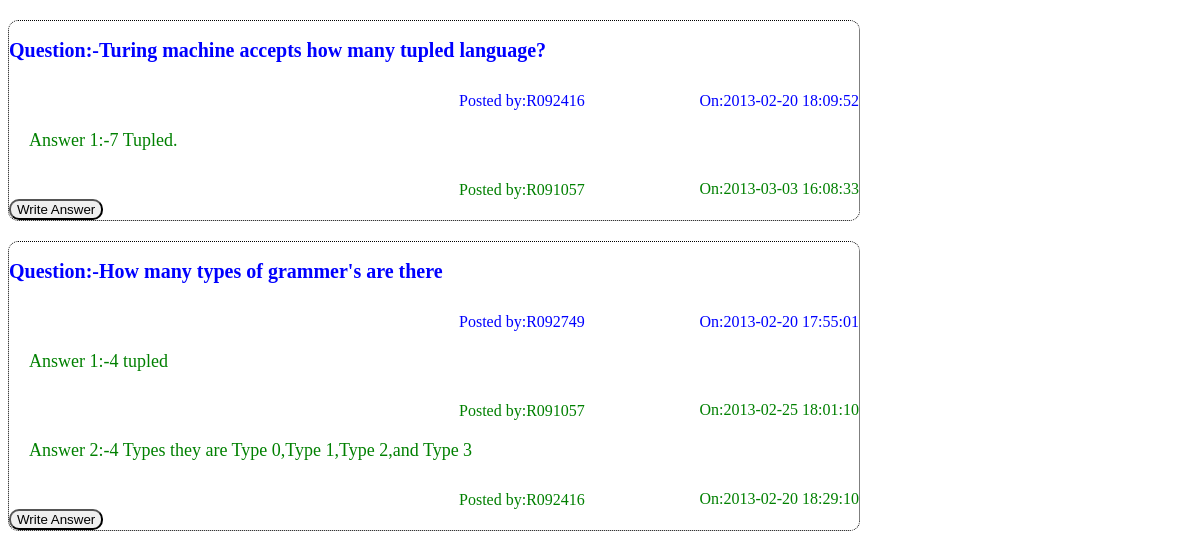
/display_question.php?sub=FLAT, run on the app's committed database.
### tables this page shows
CREATE TABLE IF NOT EXISTS `questions` (
  `ques_id` varchar(10) NOT NULL,
  `question` text NOT NULL,
  `subject` varchar(50) NOT NULL,
  `posted_by` varchar(10) NOT NULL,
  `posted_on` timestamp NOT NULL DEFAULT CURRENT_TIMESTAMP ON UPDATE CURRENT_TIMESTAMP,
  `branch` varchar(10) NOT NULL,
  PRIMARY KEY (`ques_id`)
);

CREATE TABLE IF NOT EXISTS `answers` (
  `ansr_id` varchar(10) NOT NULL,
  `ques_id` varchar(10) NOT NULL,
  `posted_by` varchar(10) NOT NULL,
  `posted_on` timestamp NOT NULL DEFAULT CURRENT_TIMESTAMP ON UPDATE CURRENT_TIMESTAMP,
  `answer` text NOT NULL,
  PRIMARY KEY (`ques_id`,`posted_by`)
);

### display_question.php (the view, shortened to what this page needs)
<link rel="stylesheet" type="text/css" href="css/uis.css">
<?php
$session_id=$_GET['user'];
$session_sub=$_GET['sub'];
$branch=$_GET['branch'];
if ($session_sub=="all"){
	$result=mysql_query("select * from questions where branch='$branch' order by posted_on DESC");
}
else{
	$result=mysql_query("select * from questions where subject='$session_sub' order by posted_on DESC");
}
if (mysql_num_rows($result)==0){
	echo "<div id='question_box'> <div class='question'><br><br>&nbsp&nbsp&nbsp&nbspThere are no Questions<br><br><br></div>";
}
else{
	while($row=mysql_fetch_array($result)){
		$result2=mysql_query("select * from answers where ques_id='$row[ques_id]'");
		$answers=mysql_num_rows($result2);
		echo "<div id='question_box'>";
		$new_ans_id="ans".$row['ques_id'][strlen($row['ques_id'])-1].($answers+1);
		if($answers>0){
			echo "<br><div class='question'>Question:-".$row['question'].'</div><div class="qby">Posted by:'.$row['posted_by'].'</div><div class="qon">On:'.$row['posted_on'].'</div>';
			$count=0;
			$ans_no=1;
			while($row2=mysql_fetch_array($result2)){
				if ($row2['posted_by']!=$session_id) $count++;
				echo "<div class='answer'><div id='".$row2['ansr_id']."'>Answer ".$ans_no.":-".$row2['answer']."</div>";
				echo "</div><div class='aby'>Posted by:".$row2['posted_by'].'</div><div class="aon">On:'.$row2['posted_on'].'</div>';
				$ans_no++;
			}
			if (($count==$answers)&&($row['posted_by']!=$session_id)){echo '<div id="'.$row['ques_id'].'"><input type="button" value="Write Answer" onclick=create_answer_fields("'.$session_id.'","'.$new_ans_id.'","'.$row['ques_id'].'","'.$session_sub.'","'.$branch.'")></div>';}
			echo '</div></div>';
		}
	}
}
?>

### css/uis.css (style rules this page uses)
#question_box { margin-top:20px; width:850px; border-radius:10px; border:1px dotted black; }
#question_box .question { font-family: Georgia, Times New Roman, Times, serif; font-size:20px; color:blue; font-weight:bold; border-radius:5px; }
#question_box .qby { margin-top:30px; margin-left:450px; color:blue; }
#question_box .qon { float:right; margin-top:-18px; color:blue; }
#question_box .answer { font-family: Times New Roman, Times, serif; margin-top:20px; margin-left:20px; font-size:18px; color:green; }
#question_box .aby { margin-top:30px; margin-left:450px; color:green; }
#question_box .aon { float:right; margin-top:-19px; color:green; }
input { border-radius:10px; background:seablue; }

### data on the page
questions: question "Turing machine accepts how many tupled language?", posted_by "R092416", posted_on "2013-02-20 18:09:52"
answers: answer "7 Tupled.", posted_by "R091057", posted_on "2013-03-03 16:08:33"
questions: question "How many types of grammer's are there", posted_by "R092749", posted_on "2013-02-20 17:55:01"
answers: answer "4 tupled", posted_by "R091057", posted_on "2013-02-25 18:01:10"
answers: answer "4 Types they are Type 0,Type 1,Type 2,and Type 3", posted_by "R092416", posted_on "2013-02-20 18:29:10"
